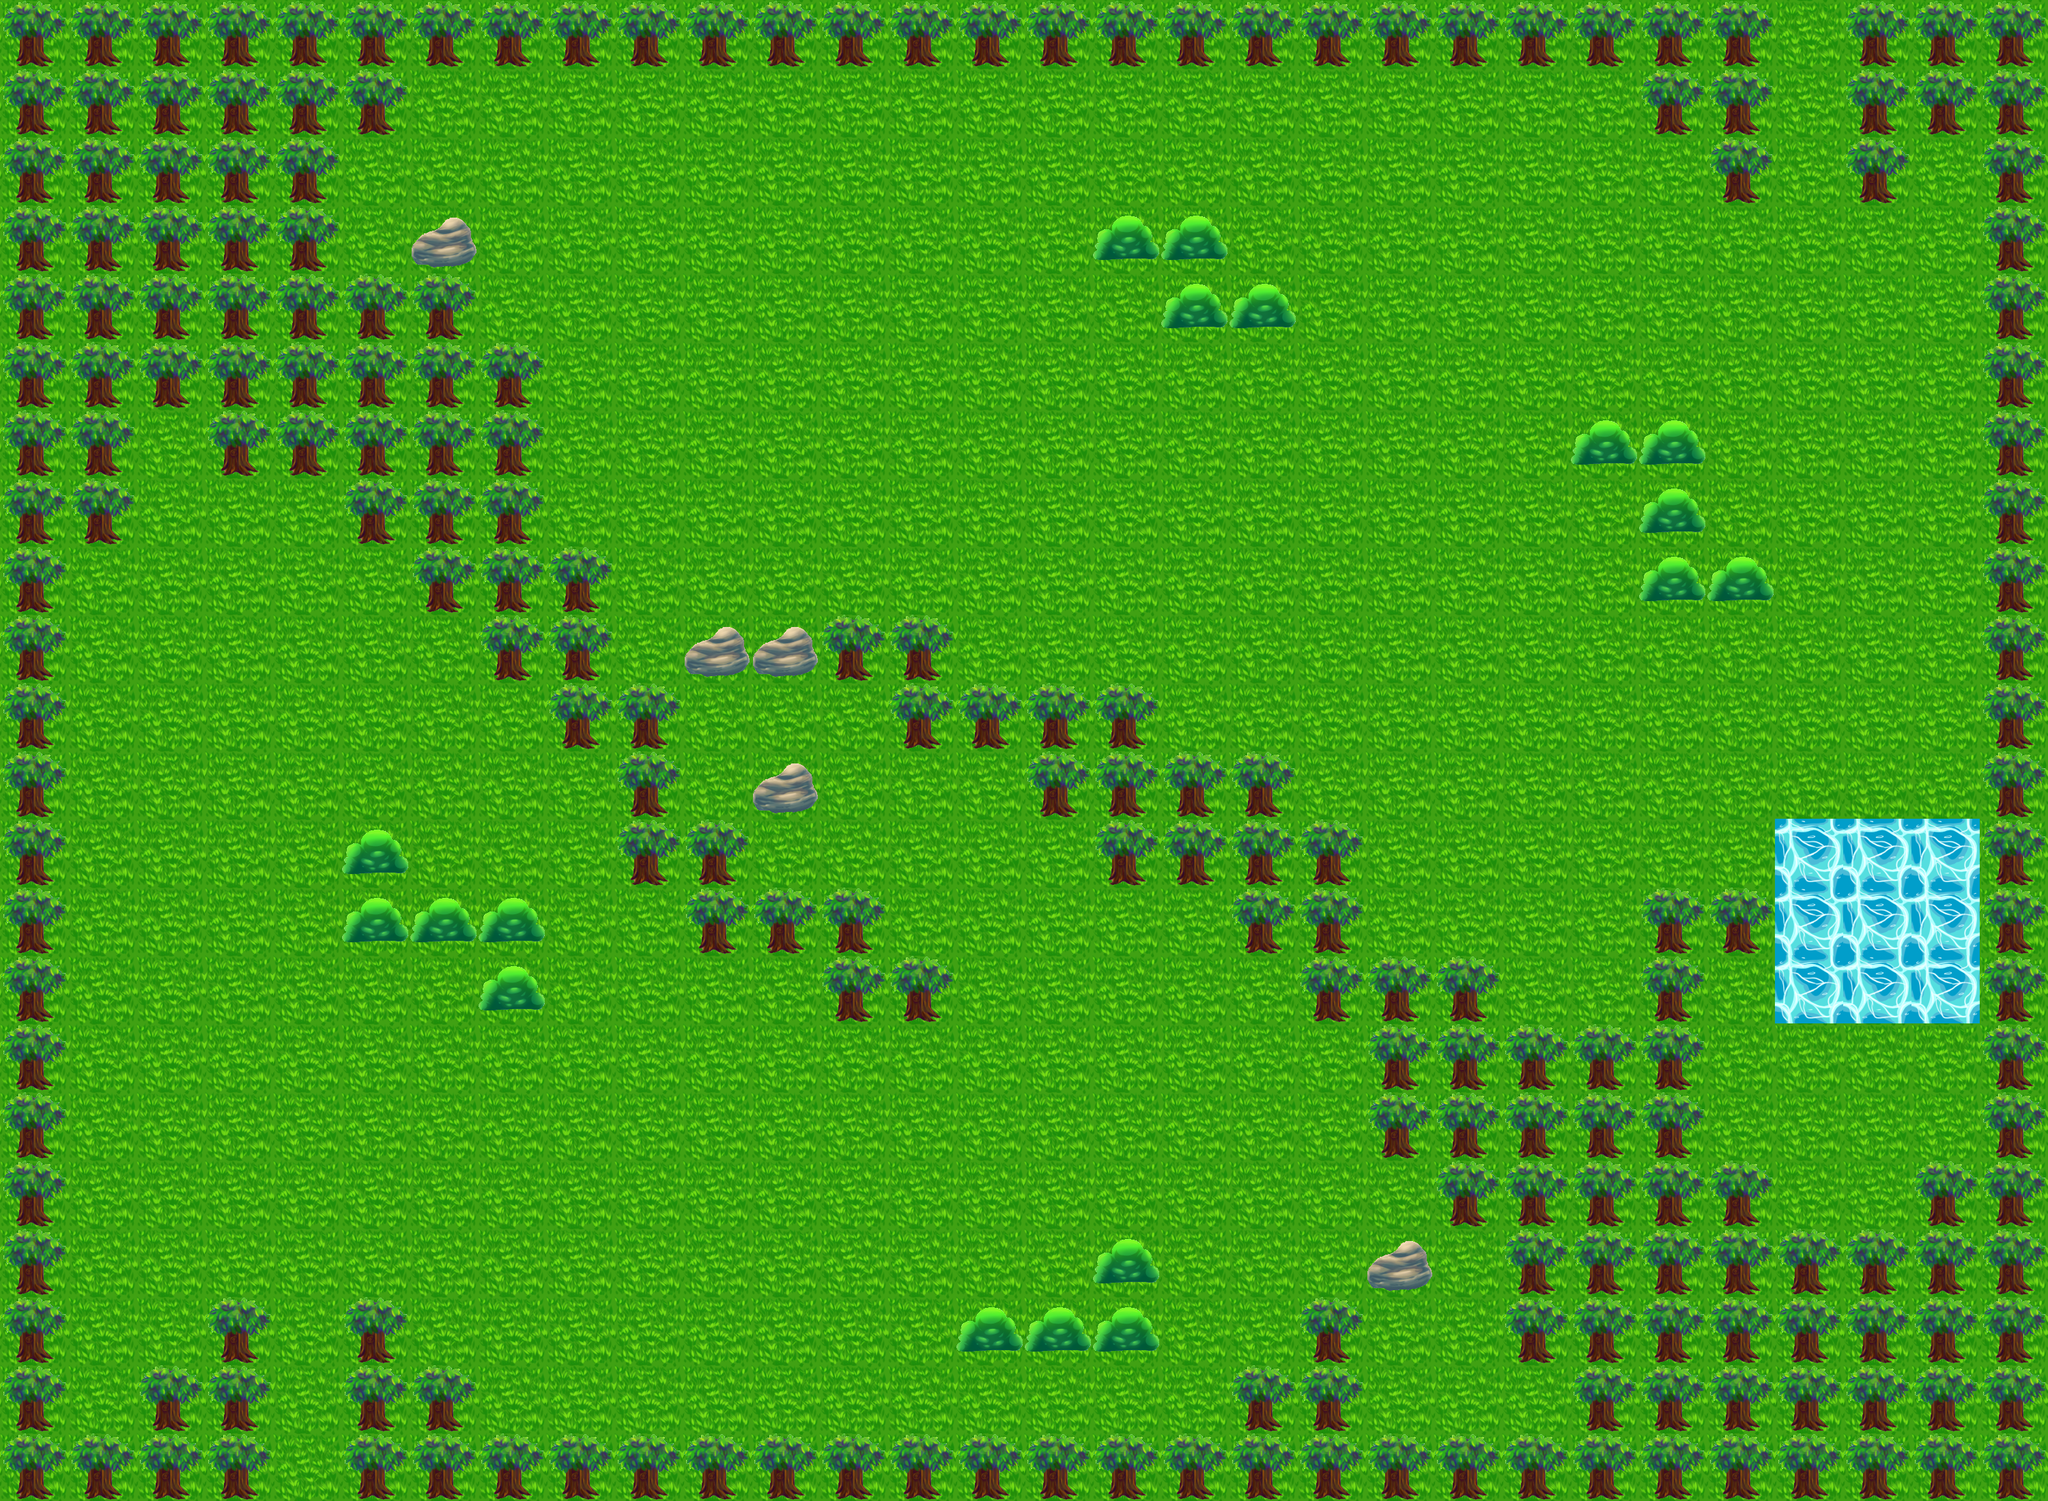

The image is a tile-based game level rendered from a .tmx file. Its description and source (layers, tilesets, objects; grid data summarised) follow:
An orthogonal 30x22 tile map with 100x100 px tiles, 4 tile layers (Background, Water, Landscape, boulders) and 64 objects (44x node, 16x spawn, 2x location, 2x warp).

<map version="1.0" orientation="orthogonal" width="30" height="22" tilewidth="100" tileheight="100">
 <tileset firstgid="1" name="spritesheet_1" tilewidth="100" tileheight="100">
  <image source="spritesheet_1.png" trans="ffffff" width="400" height="400" />
  <tile id="4">
   <properties>
    <property name="spawn" value="boulder" />
   </properties>
  </tile>
 </tileset>
 <layer name="Background" width="30" height="22">
  <data>[660 cells, 660 non-empty, 1 distinct tile ids]</data>
 </layer>
 <layer name="Water" width="30" height="22">
  <properties>
   <property name="spawn" value="water" />
  </properties>
  <data>[660 cells, 9 non-empty, 1 distinct tile ids]</data>
 </layer>
 <layer name="Landscape" width="30" height="22">
  <properties>
   <property name="solid" value="" />
  </properties>
  <data>[660 cells, 240 non-empty, 2 distinct tile ids]</data>
 </layer>
 <layer name="boulders" width="30" height="22">
  <properties>
   <property name="boulder" value="spawn" />
  </properties>
  <data>[660 cells, 5 non-empty, 1 distinct tile ids]</data>
 </layer>
 <objectgroup name="Spawn_location" width="30" height="22">
  <!-- 59 objects omitted --></objectgroup>
 <objectgroup name="Player_location" width="30" height="22">
  <!-- 5 objects omitted --></objectgroup>
</map>
<!-- 64 of 64 objects omitted -->
